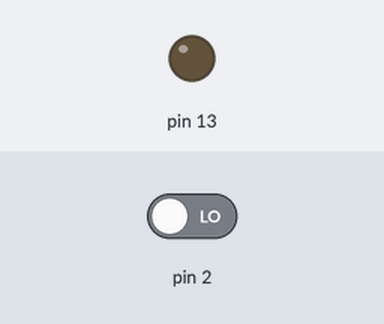
Recording of a sketch running on a simulated Arduino Uno, built with avr-gcc and run on an emulated ATmega328P. Parts: output pins drawn as LEDs (lit = HIGH). Dashed ring = blinking. Inputs (shaded band) come from the test bench; at power-on: pin 2 LOW.

Above: at 1.2 s.
1.3 s: pin 2 driven HIGH
At 1.55 s:
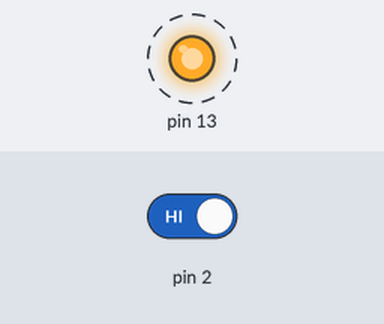
4.3 s: pin 2 driven LOW
At 4.3 s:
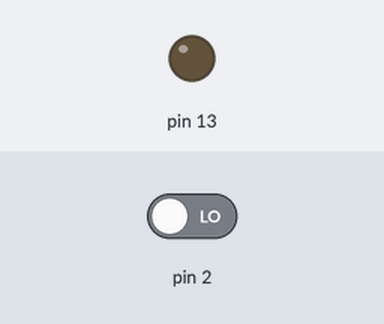
Timing chart, 0 to 7.3 s (numbered marks = the images above; inputs shaded):
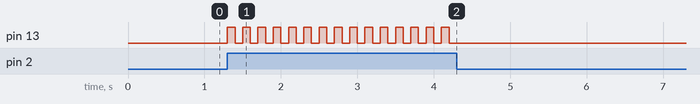

The sketch:

anirudh_beeee.ino
```cpp
int LED = 13;

int BUTTON = 2;

int BUTTON_PRESSES = 0;

void setup()
{

pinMode(13,OUTPUT);

pinMode(2,INPUT);

}

void loop()
{

if(digitalRead(2) == HIGH)
{
digitalWrite(13,HIGH);
delay(100);
digitalWrite(13,LOW);
delay(100);
}
else
{

digitalWrite(13,LOW);

}

}
```

Measured:
- after the input at 1.3 s, pin 13: alternates HIGH for 0.10 s and LOW for 0.10 s, starting at once
- after the input at 4.3 s, pin 13: stops changing and stays LOW
